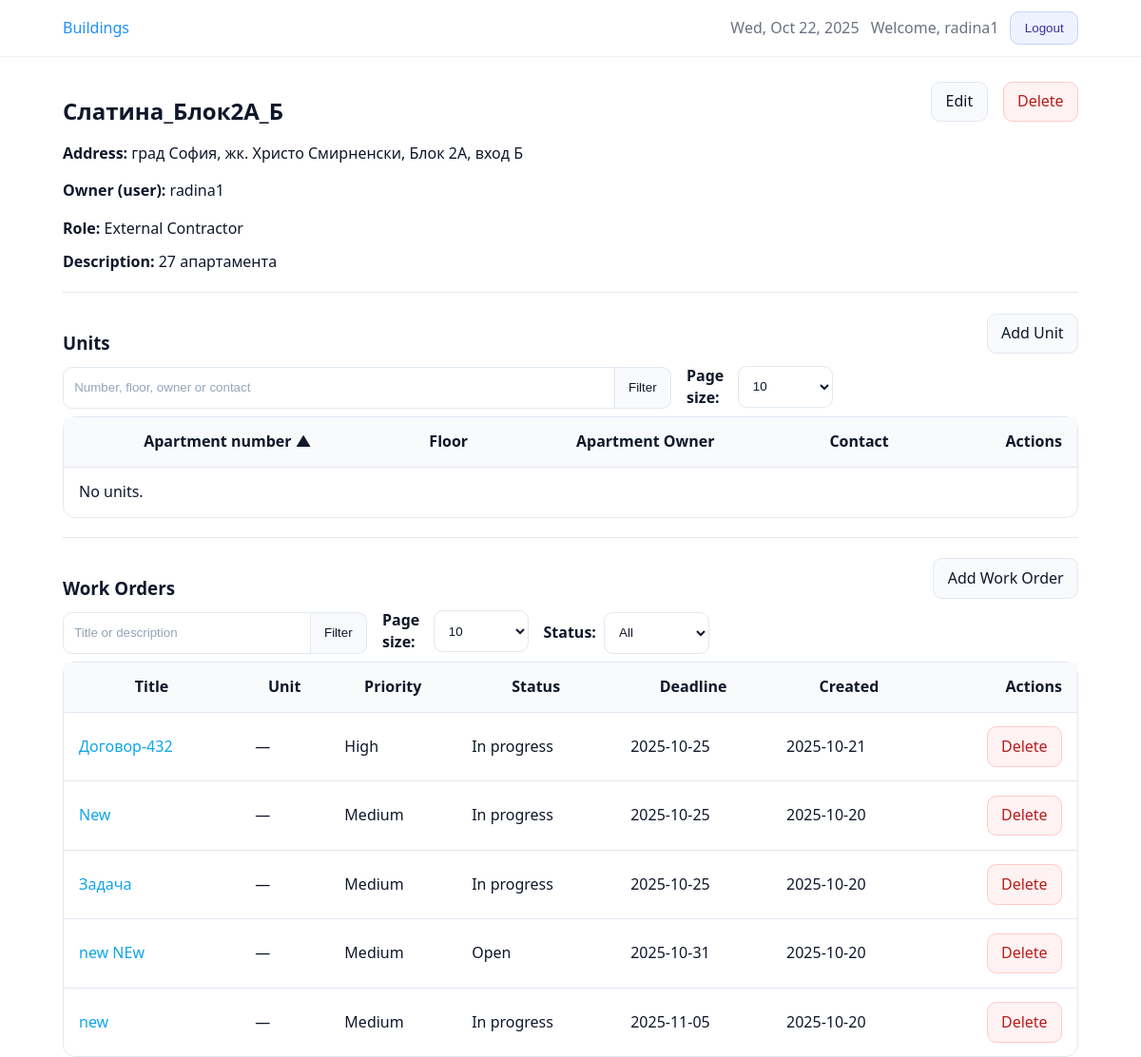
Page /buildings/3/ (signed in) on the earlier database version.
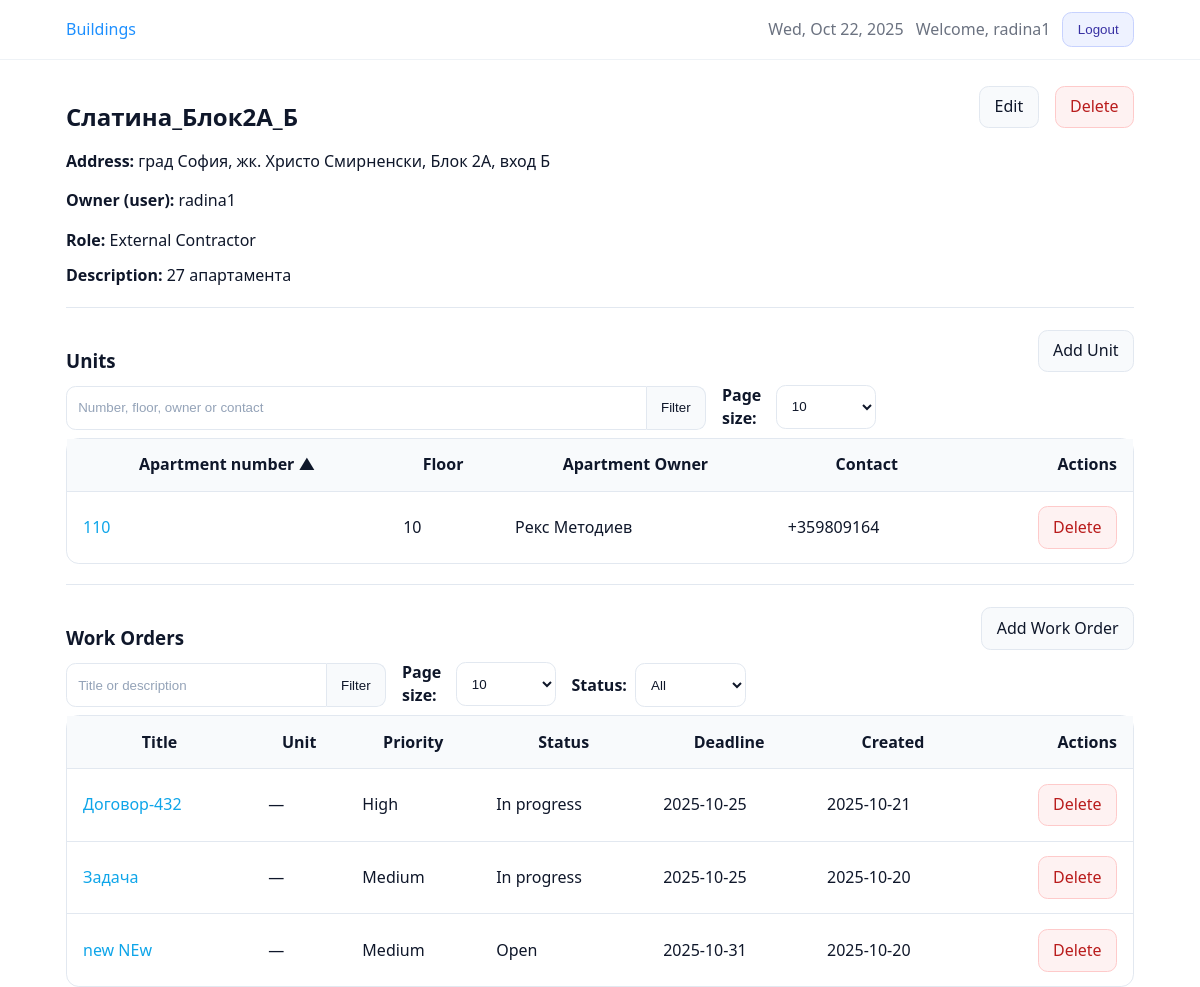
Same page on the later database version.
### core/models.py (models this page shows, shortened)
class TimeStampedModel(models.Model):
    created_at = models.DateTimeField(auto_now_add=True, db_index=True)
    updated_at = models.DateTimeField(auto_now=True)
    class Meta:
        abstract = True

class Building(TimeStampedModel):
    class Role(models.TextChoices):
        TECH_SUPPORT = "TECH_SUPPORT", "Technical Support"
        PROPERTY_MANAGER = "PROPERTY_MANAGER", "Property Manager"
        EXTERNAL_CONTRACTOR = "EXTERNAL_CONTRACTOR", "External Contractor"
    owner = models.ForeignKey(
        settings.AUTH_USER_MODEL,
        on_delete=models.CASCADE,
        related_name="buildings",
    )
    name = models.CharField(max_length=255, db_index=True)
    address = models.CharField(max_length=512, blank=True)
    description = models.TextField(blank=True)
    role = models.CharField(
        max_length=32,
        choices=Role.choices,
        default=Role.TECH_SUPPORT,
    )
    objects = BuildingQuerySet.as_manager()
    class Meta:
        ordering = ["name", "id"]

class WorkOrder(TimeStampedModel):
    class Status(models.TextChoices):
        OPEN = "OPEN", "Open"
        IN_PROGRESS = "IN_PROGRESS", "In progress"
        DONE = "DONE", "Done"
    class Priority(models.TextChoices):
        LOW = "LOW", "Low"
        MEDIUM = "MEDIUM", "Medium"
        HIGH = "HIGH", "High"
    building = models.ForeignKey(
        Building,
        on_delete=models.CASCADE,
        related_name="work_orders",  # used by annotations in views
    )
    unit = models.ForeignKey(
        Unit,
        null=True,
        blank=True,
        on_delete=models.SET_NULL,
        related_name="work_orders",
    )
    title = models.CharField(max_length=255)
    description = models.TextField(blank=True)
    status = models.CharField(
        max_length=20,
        choices=Status.choices,
        default=Status.OPEN,
        db_index=True,
    )
    priority = models.CharField(
        max_length=10,
        choices=Priority.choices,
        default=Priority.MEDIUM,
        db_index=True,
    )
    deadline = models.DateField(null=False, blank=False)
    archived_at = models.DateTimeField(null=True, blank=True, db_index=True)
    objects = WorkOrderQuerySet.as_manager()
    class Meta:
        ordering = ["-created_at", "-id"]

class Unit(TimeStampedModel):
    building = models.ForeignKey(
        Building,
        on_delete=models.CASCADE,
        related_name="units",  # used by counts/annotations
    )
    number = models.CharField("Apartment number", max_length=32)
    floor = models.IntegerField(null=True, blank=True)
    owner_name = models.CharField("Apartment owner", max_length=255, blank=True)
    contact_phone = models.CharField(
        "Contact phone",
        max_length=32,
        blank=True,
        validators=[phone_validator]
    )
    is_occupied = models.BooleanField(default=False)
    description = models.TextField(blank=True)
    objects = UnitQuerySet.as_manager()
    class Meta:
        ordering = ["building_id", "number", "id"]
        constraints = [
            models.UniqueConstraint(
                Lower("number"),
                "building",
                name="unique_unit_number_ci_per_building",
            )
        ]
        indexes = [
            models.Index(fields=["building", "number"]),
        ]

### core/views.py (the view, shortened to what this page needs)
# urls.py: path("buildings/<int:pk>/", views.BuildingDetailView.as_view(), name="building_detail"),
class BuildingDetailView(LoginRequiredMixin, UserPassesTestMixin, DetailView):
    model = Building
    template_name = "core/building_detail.html"
    context_object_name = "building"
    def get_queryset(self):
        return Building.objects.visible_to(self.request.user)
    def test_func(self):
        b = self.get_object()
        return self.request.user.is_staff or b.owner_id == self.request.user.id
    def _get_int(self, key: str, default: int) -> int:
        try:
            return int(self.request.GET.get(key, default))
        except (TypeError, ValueError):
            return default
    def get_context_data(self, **kwargs):
        ctx = super().get_context_data(**kwargs)
        bld = self.object
        u_q = (self.request.GET.get("u_q") or "").strip()
        u_per = self._get_int("u_per", 10)
        u_sort = (self.request.GET.get("u_sort") or "number").strip()
        if u_sort.lstrip("-") not in {"number", "floor", "owner_name"}:
            u_sort = "number"
        units_qs = Unit.objects.filter(building=bld)
        units_qs = units_qs.order_by(u_sort, "id")
        units_page = Paginator(units_qs, u_per).get_page(self.request.GET.get("u_page"))
        ctx.update(
            {
                "units_page": units_page,
                "u_q": u_q,
                "u_per": u_per,
                "u_sort": u_sort,
            }
        )
        w_q = (self.request.GET.get("w_q") or "").strip()
        w_per = self._get_int("w_per", 10)
        w_status = (self.request.GET.get("w_status") or "").strip().upper()
        wo_qs = (
            WorkOrder.objects.visible_to(self.request.user)
            .filter(building=bld, archived_at__isnull=True)  # show active work orders
            .select_related("unit")
            .annotate(
                priority_order=Case(
                    When(priority__iexact="HIGH", then=0),
                    When(priority__iexact="MEDIUM", then=1),
                    When(priority__iexact="LOW", then=2),
                    default=3,
                    output_field=IntegerField(),
                )
            )
        )
        if w_q:
            wo_qs = wo_qs.filter(Q(title__icontains=w_q) | Q(description__icontains=w_q))
        valid_status = {choice[0] for choice in WorkOrder.Status.choices}
        if w_status and w_status in valid_status:
            wo_qs = wo_qs.filter(status=w_status)
        wo_qs = wo_qs.order_by("priority_order", "deadline", "-id")
        workorders_page = Paginator(wo_qs, w_per).get_page(self.request.GET.get("w_page"))
        ctx.update(
            {
                "workorders_page": workorders_page,
                "w_q": w_q,
                "w_per": w_per,
                "w_status": w_status,
                "w_status_choices": WorkOrder.Status.choices,
            }
        )
        return ctx

### templates/core/building_detail.html (shortened to what this page needs)
{% extends "base.html" %}
{% block content %}
<section>
  <div class="row space-between" style="align-items:center; gap:1rem; flex-wrap:wrap; margin-bottom:.75rem;">
    <h2 class="mb-0">{{ building.name }}</h2>
    <div class="row gap">
      <a class="btn" href="{% url 'building_update' building.id %}">Edit</a>
      <a class="btn btn-danger" href="{% url 'building_delete' building.id %}">Delete</a>
    </div>
  </div>
  <p class="mb-1"><strong>Address:</strong> {{ building.address }}</p>
  {% if building.owner %}
    <p class="mb-2"><strong>Owner (user):</strong> {{ building.owner.username }}</p>
  {% endif %}
  <p class="mb-2"><strong>Role:</strong> {{ building.get_role_display }}</p>
  {% if building.description %}
    <div class="bm-description mb-2"><strong>Description:</strong> {{ building.description }}</div>
  {% endif %}
  <hr class="section-divider" />
  <div class="row space-between" style="gap:1rem; align-items:center; flex-wrap:wrap;">
    <h3 class="mb-0">Units</h3>
    <a class="btn" href="{% url 'unit_create' pk=building.id %}">Add Unit</a>
  </div>
  <form method="get" class="row" style="gap:1rem; flex-wrap:wrap; align-items:flex-end; margin-top:.6rem; margin-bottom:.5rem;">
    <div class="input-group joined" style="flex:1; min-width:320px; max-width:640px;">
      <input id="id_u_q" class="input-search" type="text" name="u_q" value="{{ u_q }}"
             placeholder="Number, floor, owner or contact"/>
      <button class="btn" type="submit">Filter</button>
    </div>
    <div class="row" style="gap:.5rem; align-items:center;">
      <label for="id_u_per" style="margin:0;">Page size:</label>
      <select id="id_u_per" name="u_per" onchange="this.form.submit()">
        <option value="10"  {% if u_per == 10  %}selected{% endif %}>10</option>
      </select>
    </div>
  </form>
  <div class="table-wrap">
    <table class="bm-table">
      <thead>
        <tr>
          <th>
            {% with field='number' %}
              {% if u_sort == field %}
                {% with next='-'|add:field %}
                  <a href="?u_sort={{ next }}{% if u_q %}&u_q={{ u_q|urlencode }}{% endif %}{% if u_per %}&u_per={{ u_per }}{% endif %}">Apartment number ▲</a>
                {% endwith %}
              {% elif u_sort == '-'|add:field %}
                <a href="?u_sort=number{% if u_q %}&u_q={{ u_q|urlencode }}{% endif %}{% if u_per %}&u_per={{ u_per }}{% endif %}">Apartment number ▼</a>
              {% else %}
                <a href="?u_sort=number{% if u_q %}&u_q={{ u_q|urlencode }}{% endif %}{% if u_per %}&u_per={{ u_per }}{% endif %}">Apartment number</a>
              {% endif %}
            {% endwith %}
          </th>
          <th>
            {% with field='floor' %}
              {% if u_sort == field %}
                {% with next='-'|add:field %}
                  <a href="?u_sort={{ next }}{% if u_q %}&u_q={{ u_q|urlencode }}{% endif %}{% if u_per %}&u_per={{ u_per }}{% endif %}">Floor ▲</a>
                {% endwith %}
              {% elif u_sort == '-'|add:field %}
                <a href="?u_sort=floor{% if u_q %}&u_q={{ u_q|urlencode }}{% endif %}{% if u_per %}&u_per={{ u_per }}{% endif %}">Floor ▼</a>
              {% else %}
                <a href="?u_sort=floor{% if u_q %}&u_q={{ u_q|urlencode }}{% endif %}{% if u_per %}&u_per={{ u_per }}{% endif %}">Floor</a>
              {% endif %}
            {% endwith %}
          </th>
          <th>Apartment Owner</th>
          <th>Contact</th>
          <th class="text-right">Actions</th>
        </tr>
      </thead>
      <tbody>
        {% for u in units_page %}
          <tr>
            <td><a href="{% url 'unit_update' u.id %}">{{ u.number }}</a></td>
            <td>{{ u.floor }}</td>
            <td>{{ u.owner_name|default:"—" }}</td>
            <td>{{ u.contact_phone|default:"—" }}</td>
            <td class="text-right">
              <a class="btn btn-danger" href="{% url 'unit_delete' u.id %}">Delete</a>
            </td>
          </tr>
        {% empty %}
          <tr>
            <td colspan="5">No units.</td>
          </tr>
        {% endfor %}
      </tbody>
    </table>
  </div>
  <hr class="section-divider" />
  <div class="row space-between" style="gap:1rem; align-items:center; flex-wrap:wrap;">
    <h3 class="mb-0">Work Orders</h3>
    <a class="btn" href="{% url 'work_order_create' %}?building={{ building.id }}">Add Work Order</a>
  </div>
  <form method="get" class="row" style="gap:1rem; flex-wrap:wrap; align-items:flex-end; margin-top:.6rem; margin-bottom:.5rem;">
    <div class="input-group joined" style="min-width:320px; max-width:680px;">
      <input id="id_w_q" class="input-search" type="text" name="w_q" value="{{ w_q }}" placeholder="Title or description"/>
      <button class="btn" type="submit">Filter</button>
    </div>
    <div class="row" style="gap:.5rem; align-items:center;">
      <label for="id_w_per" style="margin:0;">Page size:</label>
      <select id="id_w_per" name="w_per" onchange="this.form.submit()">
        <option value="10"  {% if w_per|add:0 == 10  %}selected{% endif %}>10</option>
      </select>
    </div>
    <div class="row" style="gap:.5rem; align-items:center;">
      <label for="id_w_status" style="margin:0;">Status:</label>
      <select id="id_w_status" name="w_status" onchange="this.form.submit()">
        <option value="" {% if not w_status %}selected{% endif %}>All</option>
      </select>
    </div>
  </form>
  <div class="table-wrap">
    <table class="bm-table">
      <thead>
        <tr>
          <th>Title</th>
          <th>Unit</th>
          <th>Priority</th>
          <th>Status</th>
          <th>Deadline</th>
          <th>Created</th>
          <th class="text-right">Actions</th>
        </tr>
      </thead>
      <tbody>
        {% if workorders_page and workorders_page.object_list %}
          {% for w in workorders_page.object_list %}
            <tr>
              <td><a href="{% url 'work_order_update' w.id %}">{{ w.title }}</a></td>
              <td>{% if w.unit_id %}#{{ w.unit.number }}{% else %}—{% endif %}</td>
              <td>{{ w.get_priority_display }}</td>
              <td>{{ w.get_status_display }}</td>
              <td>{% if w.deadline %}{{ w.deadline|date:"Y-m-d" }}{% else %}—{% endif %}</td>
              <td>{{ w.created_at|date:"Y-m-d" }}</td>
              <td class="text-right">
                <a class="btn btn-danger" href="{% url 'work_order_delete' w.id %}?building={{ building.id }}">Delete</a>
              </td>
            </tr>
          {% endfor %}
        {% else %}
          <tr><td colspan="7">No work orders for this building.</td></tr>
        {% endif %}
      </tbody>
    </table>
  </div>
</section>
{% endblock %}

### templates/base.html (shortened to what this page needs)
{% load static %}
<!doctype html>
<html lang="en">
  <head>
    <link rel="stylesheet" href="{% static 'css/app.css' %}?v={% now 'U' %}"/>
  </head>
  <body class="{% block body_class %}{% endblock %}">
    <header style="border-bottom:1px solid #eef2f6; background:#fff;">
      <div style="max-width:1100px; margin:0 auto; padding:.75rem 1rem;">
        <div style="display:flex; justify-content:space-between; align-items:center; gap:1rem;">
          <nav style="display:flex; gap:1rem; align-items:center;" aria-label="Primary">
            {% block topbar_left %}
              <a href="{% url 'buildings_list' %}" style="text-decoration:none; color:#1e90ff;">Buildings</a>
            {% endblock %}
          </nav>
          <div style="display:flex; gap:.75rem; align-items:center; white-space:nowrap;">
            {% block topbar_right %}
              {% if user.is_authenticated %}
                <time datetime="{% now 'c' %}" style="color:#6b7280;">{% now 'D, M j, Y' %}</time>
                <span style="color:#6b7280;">Welcome, {{ user.get_full_name|default:user.username }}</span>
                <form action="{% url 'logout' %}" method="post" style="display:inline;">
                  <button type="submit" class="btn btn-secondary">Logout</button>
                </form>
              {% else %}
                <a class="btn" href="{% url 'login' %}">Login</a>
              {% endif %}
            {% endblock %}
          </div>
        </div>
      </div>
    </header>
    <main style="max-width:1100px; margin:1.25rem auto; padding:0 1rem;">
      {% block content %}{% endblock %}
    </main>
  </body>
</html>

Differences in the rows shown:
removed WorkOrder: title "New", priority "Medium", status "In progress", deadline "2025-10-25", created_at "2025-10-20"
removed WorkOrder: title "new", priority "Medium", status "In progress", deadline "2025-11-05", created_at "2025-10-20"
added Unit: number "110", floor "10", owner_name "Рекс Методиев", contact_phone "+359809164"
Other differences:
text no longer shown: "No units."
